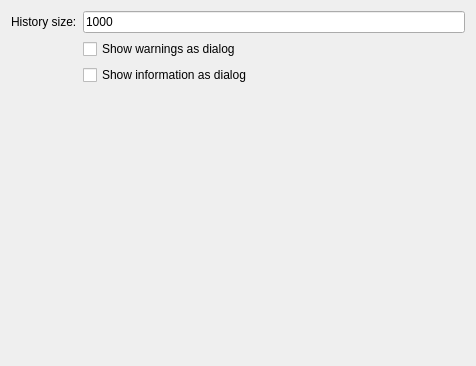
<?xml version="1.0" encoding="UTF-8"?>
<ui version="4.0">
 <class>CommandLine</class>
 <widget class="QWidget" name="CommandLine">
  <property name="geometry">
   <rect>
    <x>0</x>
    <y>0</y>
    <width>476</width>
    <height>366</height>
   </rect>
  </property>
  <layout class="QFormLayout" name="formLayout">
   <item row="0" column="0">
    <widget class="QLabel" name="label">
     <property name="text">
      <string>History size:</string>
     </property>
    </widget>
   </item>
   <item row="0" column="1">
    <widget class="QLineEdit" name="HistorySize">
     <property name="text">
      <string notr="true">1000</string>
     </property>
    </widget>
   </item>
   <item row="1" column="1">
    <widget class="QCheckBox" name="WarningsAsDialog">
     <property name="text">
      <string>Show warnings as dialog</string>
     </property>
    </widget>
   </item>
   <item row="2" column="1">
    <widget class="QCheckBox" name="InfoAsDialog">
     <property name="text">
      <string>Show information as dialog</string>
     </property>
    </widget>
   </item>
  </layout>
 </widget>
 <resources/>
 <connections/>
</ui>
